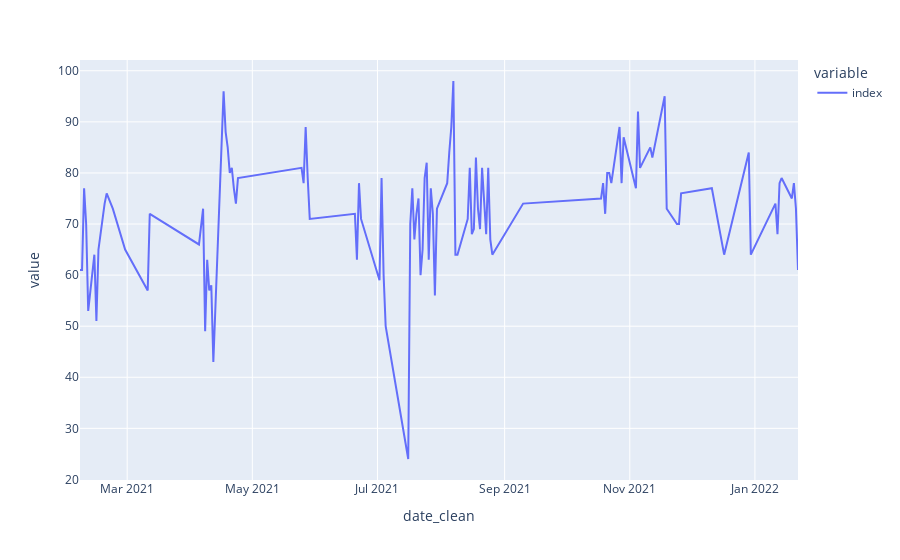

This figure's notebook cell:
### Code cell
plot_daily_counts_2(1, btm_topics_df, tweets_df)

### Figure 1 — Plotly figure (JSON) as saved in the notebook; plotly's stock layout.template omitted (floating-point values rounded to 4 significant figures)
{"data": [{"hovertemplate": "variable=index<br>date_clean=%{x}<br>value=%{y}<extra></extra>", "legendgroup": "index", "line": {"color": "#636efa", "dash": "solid"}, "marker": {"symbol": "circle"}, "mode": "lines", "name": "index", "orientation": "v", "showlegend": true, "type": "scatter", "x": ["2021-02-06", "2021-02-07", "2021-02-08", "2021-02-09", "2021-02-10", "2021-02-13", "2021-02-14", "2021-02-15", "2021-02-18", "2021-02-19", "2021-02-22", "2021-02-28", "2021-03-11", "2021-03-12", "2021-04-05", "2021-04-06", "2021-04-07", "2021-04-08", "2021-04-09", "2021-04-10", "2021-04-11", "2021-04-12", "2021-04-17", "2021-04-18", "2021-04-19", "2021-04-20", "2021-04-21", "2021-04-22", "2021-04-23", "2021-04-24", "2021-05-25", "2021-05-26", "2021-05-27", "2021-05-28", "2021-05-29", "2021-06-20", "2021-06-21", "2021-06-22", "2021-06-23", "2021-07-02", "2021-07-03", "2021-07-04", "2021-07-05", "2021-07-16", "2021-07-17", "2021-07-18", "2021-07-19", "2021-07-20", "2021-07-21", "2021-07-22", "2021-07-23", "2021-07-24", "2021-07-25", "2021-07-26", "2021-07-27", "2021-07-28", "2021-07-29", "2021-07-30", "2021-08-04", "2021-08-05", "2021-08-06", "2021-08-07", "2021-08-08", "2021-08-09", "2021-08-14", "2021-08-15", "2021-08-16", "2021-08-17", "2021-08-18", "2021-08-19", "2021-08-20", "2021-08-21", "2021-08-23", "2021-08-24", "2021-08-25", "2021-08-26", "2021-09-10", "2021-10-18", "2021-10-19", "2021-10-20", "2021-10-21", "2021-10-22", "2021-10-23", "2021-10-27", "2021-10-28", "2021-10-29", "2021-11-04", "2021-11-05", "2021-11-06", "2021-11-11", "2021-11-12", "2021-11-18", "2021-11-19", "2021-11-24", "2021-11-25", "2021-11-26", "2021-12-11", "2021-12-17", "2021-12-29", "2021-12-30", "2022-01-11", "2022-01-12", "2022-01-13", "2022-01-14", "2022-01-19", "2022-01-20", "2022-01-21", "2022-01-22"], "xaxis": "x", "y": [61, 61, 77, 70, 53, 64, 51, 65, 74, 76, 73, 65, 57, 72, 66, 70, 73, 49, 63, 57, 58, 43, 96, 88, 85, 80, 81, 77, 74, 79, 81, 78, 89, 79, 71, 72, 63, 78, 71, 59, 79, 60, 50, 24, 70, 77, 67, 72, 75, 60, 65, 79, 82, 63, 77, 72, 56, 73, 78, 84, 89, 98, 64, 64, 71, 81, 68, 69, 83, 73, 69, 81, 68, 81, 67, 64, 74, 75, 78, 72, 80, 80, 78, 89, 78, 87, 77, 92, 81, 85, 83, 95, 73, 70, 70, 76, 77, 64, 84, 64, 74, 68, 78, 79, 75, 78, 73, 61], "yaxis": "y"}], "layout": {"legend": {"title": {"text": "variable"}, "tracegroupgap": 0}, "margin": {"t": 60}, "xaxis": {"anchor": "y", "domain": [0, 1], "title": {"text": "date_clean"}}, "yaxis": {"anchor": "x", "domain": [0, 1], "title": {"text": "value"}}}}
